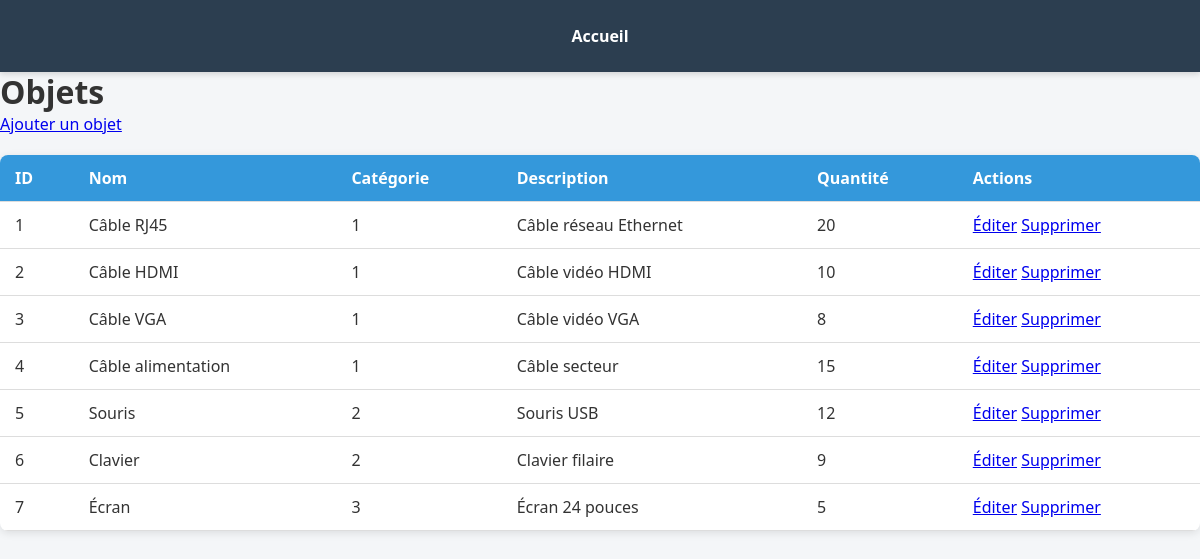
The app's page /liste_t_objet.php with its own data.
### tables this page shows
CREATE TABLE `t_objet` (
  `id_id_objet` int(11) NOT NULL,
  `nom` varchar(100) NOT NULL,
  `id_id_categorie` int(11) NOT NULL,
  `description` varchar(255) DEFAULT NULL,
  `quantite` int(11) NOT NULL DEFAULT 0
);

### liste_t_objet.php (the view, shortened to what this page needs)
<?php
include 'config.php';
$result = $conn->query("SELECT * FROM t_objet ORDER BY id_id_objet");
?>
<!DOCTYPE html>
<html lang="fr">
<head>
    <link rel="stylesheet" href="style.css" />
</head>
<body>
    <h1>Objets</h1>
    <nav><a href="index.php">Accueil</a></nav>
    <a href="edit_t_objet.php">Ajouter un objet</a>
    <table>
        <thead>
            <tr>
                <th>ID</th>
                <th>Nom</th>
                <th>Catégorie</th>
                <th>Description</th>
                <th>Quantité</th>
                <th>Actions</th>
            </tr>
        </thead>
        <tbody>
            <?php while($row = $result->fetch_assoc()): ?>
            <tr>
                <td><?= $row['id_id_objet'] ?></td>
                <td><?= htmlspecialchars($row['nom']) ?></td>
                <td><?= $row['id_id_categorie'] ?></td>
                <td><?= htmlspecialchars($row['description']) ?></td>
                <td><?= $row['quantite'] ?></td>
                <td>
                    <a href="edit_t_objet.php?id=<?= $row['id_id_objet'] ?>">Éditer</a>
                    <a href="index.php?delete_table=t_objet&delete_id=<?= $row['id_id_objet'] ?>" onclick="return confirm('Supprimer cet objet ?')">Supprimer</a>
                </td>
            </tr>
            <?php endwhile; ?>
        </tbody>
    </table>
</body>
</html>

### config.php (shortened to what this page needs)
<link rel="stylesheet" href="style.css">

### style.css (style rules this page uses)
* { margin: 0; padding: 0; box-sizing: border-box; }
body { font-family: 'Segoe UI', Tahoma, Geneva, Verdana, sans-serif; background-color: #f4f6f8; color: #333; padding-top: 70px; }
nav { position: fixed; top: 0; width: 100%; background-color: #2c3e50; display: flex; justify-content: center; padding: 15px 0; z-index: 1000; box-shadow: 0 2px 6px rgba(0,0,0,0.15); }
nav a { color: white; margin: 0 20px; text-decoration: none; font-weight: bold; padding: 10px; transition: background-color 0.3s; }
table { width: 100%; border-collapse: collapse; margin-top: 20px; background-color: white; border-radius: 8px; overflow: hidden; box-shadow: 0 2px 8px rgba(0,0,0,0.1); }
th, td { padding: 12px 15px; text-align: left; border-bottom: 1px solid #ddd; }
th { background-color: #3498db; color: white; }

### records on screen
t_objet: id_id_objet "1", nom "Câble RJ45", id_id_categorie "1", description "Câble réseau Ethernet", quantite "20"
t_objet: id_id_objet "2", nom "Câble HDMI", id_id_categorie "1", description "Câble vidéo HDMI", quantite "10"
t_objet: id_id_objet "3", nom "Câble VGA", id_id_categorie "1", description "Câble vidéo VGA", quantite "8"
t_objet: id_id_objet "4", nom "Câble alimentation", id_id_categorie "1", description "Câble secteur", quantite "15"
t_objet: id_id_objet "5", nom "Souris", id_id_categorie "2", description "Souris USB", quantite "12"
t_objet: id_id_objet "6", nom "Clavier", id_id_categorie "2", description "Clavier filaire", quantite "9"
t_objet: id_id_objet "7", nom "Écran", id_id_categorie "3", description "Écran 24 pouces", quantite "5"
